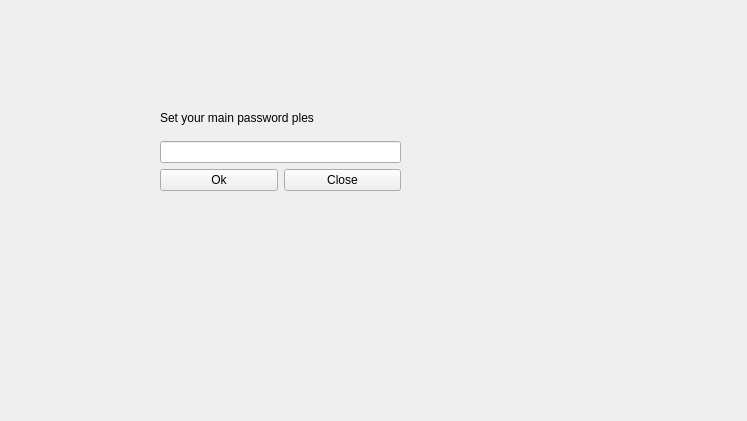
<?xml version="1.0" encoding="UTF-8"?>
<ui version="4.0">
 <class>MassPass</class>
 <widget class="QWidget" name="MassPass">
  <property name="geometry">
   <rect>
    <x>0</x>
    <y>0</y>
    <width>747</width>
    <height>421</height>
   </rect>
  </property>
  <property name="windowTitle">
   <string>Form</string>
  </property>
  <widget class="QWidget" name="">
   <property name="geometry">
    <rect>
     <x>160</x>
     <y>100</y>
     <width>241</width>
     <height>91</height>
    </rect>
   </property>
   <layout class="QVBoxLayout" name="verticalLayout_2">
    <item>
     <widget class="QLabel" name="label">
      <property name="text">
       <string>Set your main password ples</string>
      </property>
     </widget>
    </item>
    <item>
     <layout class="QVBoxLayout" name="verticalLayout">
      <item>
       <widget class="QLineEdit" name="lineEdit"/>
      </item>
      <item>
       <layout class="QHBoxLayout" name="horizontalLayout">
        <item>
         <widget class="QPushButton" name="pushButton">
          <property name="text">
           <string>Ok</string>
          </property>
         </widget>
        </item>
        <item>
         <widget class="QPushButton" name="pushButton_2">
          <property name="text">
           <string>Close</string>
          </property>
         </widget>
        </item>
       </layout>
      </item>
     </layout>
    </item>
   </layout>
  </widget>
 </widget>
 <resources/>
 <connections/>
</ui>
